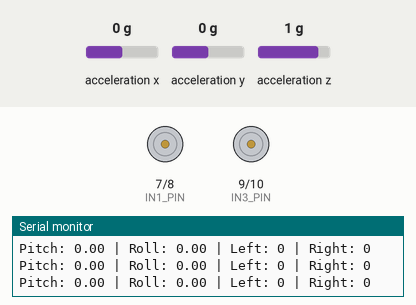
A sketch run on a simulated Arduino Uno, built with avr-gcc and run on an emulated ATmega328P. Shown: motor-driver pin pairs drawn as motors (green arrow = first pin HIGH = forward, orange = second pin HIGH = backward, longer = more drive, scaled by the enable pin), the last lines printed to the serial monitor. Wiring (inferred from the names in the program): MPU-6050 motion sensor at I2C address 0x68. Inputs (shaded band) come from the test bench; at power-on: acceleration x 0 g, acceleration y 0 g, acceleration z 1 g.

Above: at 3.3 s.
3.4 s: acceleration x set to -0.2 g
At 4.6 s:
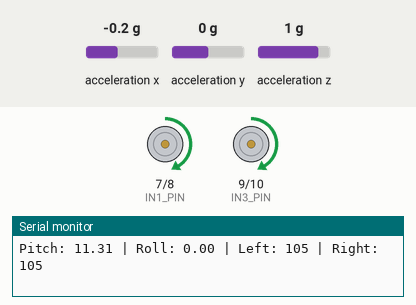
4.9 s: acceleration y set to -0.3 g
At 6.1 s:
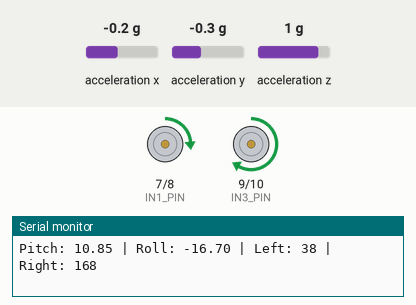
6.4 s: acceleration z set to -1.4 g
At 7.1 s:
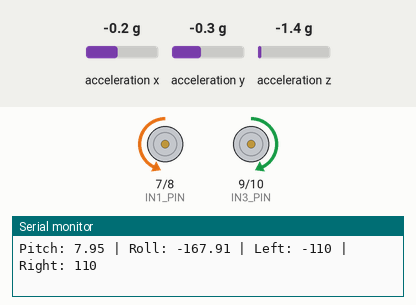
7.9 s: acceleration x set to -0.8 g
At 9.0 s:
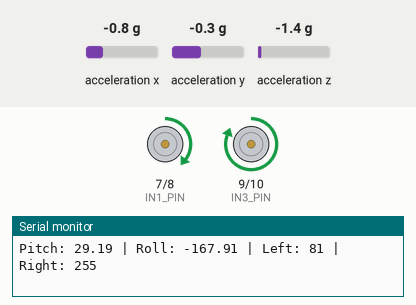
9.4 s: acceleration y set to 0 g
At 10.6 s:
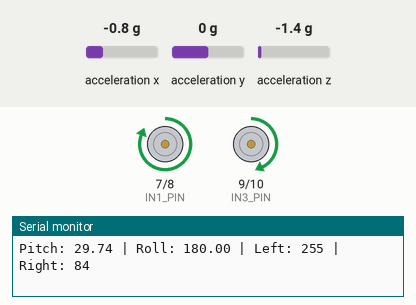
10.9 s: acceleration z set to -0.2 g
13.9 s: acceleration z set to 0.1 g
At 14.8 s:
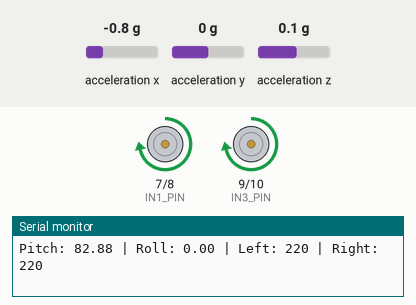
Timing chart, 0 to 16.4 s (numbered marks = the images above; inputs shaded):
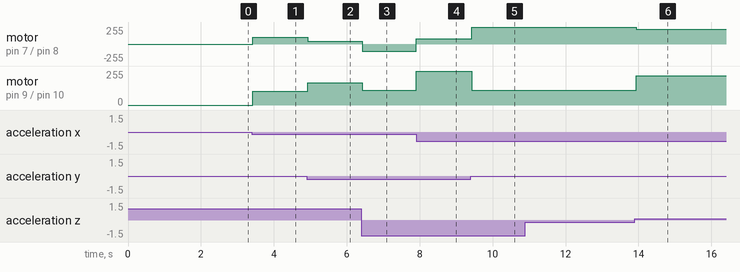

The sketch:

07_MPU6050_Controlled_2WD_Robot.ino
```cpp
#include <Wire.h>

/*
  MPU6050 Controlled 2WD Robot Car - Arduino Uno R3

  MPU6050:
  SDA -> A4
  SCL -> A5

  L298N:
  ENA -> D5
  IN1 -> D7
  IN2 -> D8
  ENB -> D6
  IN3 -> D9
  IN4 -> D10

  Motors must use their own battery supply. Join Arduino GND and L298N GND.
*/

const byte MPU_ADDRESS = 0x68;

const byte ENA_PIN = 5;
const byte ENB_PIN = 6;
const byte IN1_PIN = 7;
const byte IN2_PIN = 8;
const byte IN3_PIN = 9;
const byte IN4_PIN = 10;

const float DEAD_ZONE_DEG = 8.0;
const float MAX_TILT_DEG = 35.0;
const int MIN_SPEED = 90;
const int MAX_SPEED = 220;

float pitchOffset = 0;
float rollOffset = 0;

void writeMpuRegister(byte reg, byte value) {
  Wire.beginTransmission(MPU_ADDRESS);
  Wire.write(reg);
  Wire.write(value);
  Wire.endTransmission();
}

bool readAngles(float &pitch, float &roll) {
  Wire.beginTransmission(MPU_ADDRESS);
  Wire.write(0x3B);
  if (Wire.endTransmission(false) != 0) return false;
  if (Wire.requestFrom(MPU_ADDRESS, (byte)6) != 6) return false;

  int16_t rawAx = (Wire.read() << 8) | Wire.read();
  int16_t rawAy = (Wire.read() << 8) | Wire.read();
  int16_t rawAz = (Wire.read() << 8) | Wire.read();

  float ax = rawAx / 16384.0;
  float ay = rawAy / 16384.0;
  float az = rawAz / 16384.0;

  pitch = atan2(-ax, sqrt(ay * ay + az * az)) * 180.0 / PI;
  roll = atan2(ay, az) * 180.0 / PI;
  return true;
}

void setMotor(byte inA, byte inB, byte enablePin, int speedValue) {
  speedValue = constrain(speedValue, -255, 255);

  if (speedValue > 0) {
    digitalWrite(inA, HIGH);
    digitalWrite(inB, LOW);
    analogWrite(enablePin, speedValue);
  } else if (speedValue < 0) {
    digitalWrite(inA, LOW);
    digitalWrite(inB, HIGH);
    analogWrite(enablePin, -speedValue);
  } else {
    digitalWrite(inA, LOW);
    digitalWrite(inB, LOW);
    analogWrite(enablePin, 0);
  }
}

void drive(int leftSpeed, int rightSpeed) {
  setMotor(IN1_PIN, IN2_PIN, ENA_PIN, leftSpeed);
  setMotor(IN3_PIN, IN4_PIN, ENB_PIN, rightSpeed);
}

void calibrate() {
  float pitchTotal = 0;
  float rollTotal = 0;
  int validSamples = 0;

  for (int i = 0; i < 100; i++) {
    float pitch, roll;
    if (readAngles(pitch, roll)) {
      pitchTotal += pitch;
      rollTotal += roll;
      validSamples++;
    }
    delay(10);
  }

  if (validSamples > 0) {
    pitchOffset = pitchTotal / validSamples;
    rollOffset = rollTotal / validSamples;
  }
}

int tiltToSpeed(float value) {
  float magnitude = abs(value);
  if (magnitude <= DEAD_ZONE_DEG) return 0;

  magnitude = constrain(magnitude, DEAD_ZONE_DEG, MAX_TILT_DEG);
  int speedValue = map(
      (long)(magnitude * 10),
      (long)(DEAD_ZONE_DEG * 10),
      (long)(MAX_TILT_DEG * 10),
      MIN_SPEED,
      MAX_SPEED
  );

  return value > 0 ? speedValue : -speedValue;
}

void setup() {
  pinMode(ENA_PIN, OUTPUT);
  pinMode(ENB_PIN, OUTPUT);
  pinMode(IN1_PIN, OUTPUT);
  pinMode(IN2_PIN, OUTPUT);
  pinMode(IN3_PIN, OUTPUT);
  pinMode(IN4_PIN, OUTPUT);

  Serial.begin(9600);
  Wire.begin();
  writeMpuRegister(0x6B, 0x00);

  drive(0, 0);
  delay(1000);
  calibrate();
}

void loop() {
  float pitch, roll;
  if (!readAngles(pitch, roll)) {
    drive(0, 0);
    return;
  }

  pitch -= pitchOffset;
  roll -= rollOffset;

  const int forwardSpeed = tiltToSpeed(pitch);
  const int steering = tiltToSpeed(roll) / 2;

  int leftSpeed = constrain(forwardSpeed + steering, -255, 255);
  int rightSpeed = constrain(forwardSpeed - steering, -255, 255);

  drive(leftSpeed, rightSpeed);

  Serial.print(F("Pitch: "));
  Serial.print(pitch);
  Serial.print(F(" | Roll: "));
  Serial.print(roll);
  Serial.print(F(" | Left: "));
  Serial.print(leftSpeed);
  Serial.print(F(" | Right: "));
  Serial.println(rightSpeed);

  delay(30);
}
```

Measured:
- the behaviour switches between -0.1 and -0.2 g on acceleration x (found by bisection; images 0 and 1)
- the behaviour switches between -0.1 and -0.2 g on acceleration y (found by bisection; images 1 and 2)
- the behaviour switches between -0.1 and 0 g on acceleration z (found by bisection; images 5 and 6)
- after the input at 3.4 s, motor on pin 7 (IN1_PIN) / pin 8 (IN2_PIN), motor on pin 9 (IN3_PIN) / pin 10 (IN4_PIN): stopped → forward 105/255 at once
- after the input at 4.9 s, motor on pin 7 (IN1_PIN) / pin 8 (IN2_PIN): forward 105/255 → forward 38/255 at once; motor on pin 9 (IN3_PIN) / pin 10 (IN4_PIN): forward 105/255 → forward 168/255 at once
- after the input at 6.4 s, motor on pin 7 (IN1_PIN) / pin 8 (IN2_PIN): forward 38/255 → backward 110/255 at once; motor on pin 9 (IN3_PIN) / pin 10 (IN4_PIN): forward 168/255 → forward 110/255 at once
- after the input at 7.9 s, motor on pin 7 (IN1_PIN) / pin 8 (IN2_PIN): backward 110/255 → forward 81/255 at once; motor on pin 9 (IN3_PIN) / pin 10 (IN4_PIN): forward 110/255 → forward 255/255 at once
- after the input at 9.4 s, motor on pin 7 (IN1_PIN) / pin 8 (IN2_PIN): forward 81/255 → forward 255/255 at once; motor on pin 9 (IN3_PIN) / pin 10 (IN4_PIN): forward 255/255 → forward 110/255 at once
- after the input at 13.9 s, motor on pin 7 (IN1_PIN) / pin 8 (IN2_PIN): forward 255/255 → forward 220/255 at once; motor on pin 9 (IN3_PIN) / pin 10 (IN4_PIN): forward 110/255 → forward 220/255 at once
